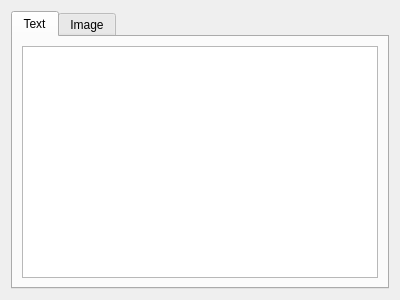
<?xml version="1.0" encoding="UTF-8"?>
<ui version="4.0">
 <class>ValueInspectDialog</class>
 <widget class="QDialog" name="ValueInspectDialog">
  <property name="geometry">
   <rect>
    <x>0</x>
    <y>0</y>
    <width>400</width>
    <height>300</height>
   </rect>
  </property>
  <property name="windowTitle">
   <string>Value Inspect</string>
  </property>
  <layout class="QVBoxLayout" name="verticalLayout">
   <item>
    <widget class="QTabWidget" name="tabWidget">
     <property name="currentIndex">
      <number>0</number>
     </property>
     <widget class="QWidget" name="text_tab">
      <attribute name="title">
       <string>Text</string>
      </attribute>
      <layout class="QVBoxLayout" name="verticalLayout_3">
       <item>
        <widget class="QPlainTextEdit" name="plainTextEdit">
         <property name="readOnly">
          <bool>true</bool>
         </property>
        </widget>
       </item>
      </layout>
     </widget>
     <widget class="QWidget" name="image_tab">
      <attribute name="title">
       <string>Image</string>
      </attribute>
      <layout class="QVBoxLayout" name="verticalLayout_2">
       <item>
        <widget class="QLabel" name="image_label">
         <property name="text">
          <string>Message can not be shown as an image.</string>
         </property>
        </widget>
       </item>
      </layout>
     </widget>
    </widget>
   </item>
  </layout>
 </widget>
 <resources/>
 <connections/>
</ui>
